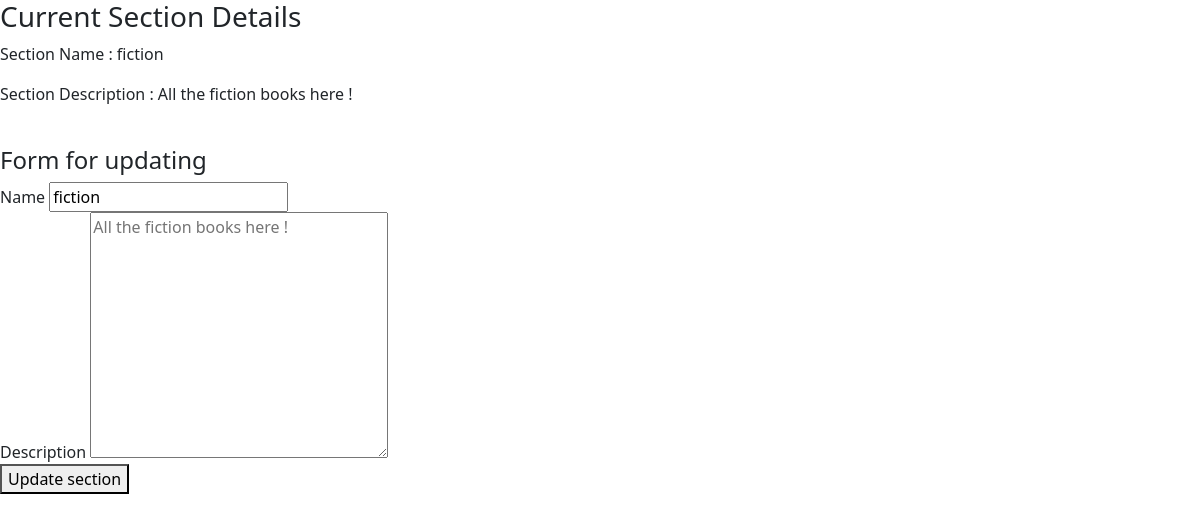
The app's page /section/update/1 (signed in) with its own data.
### library/models.py (models this page shows)
class Section(db.Model):
    __tablename__ = "SECTION"
    id = db.Column(db.Integer, primary_key=True, autoincrement=True)
    name = db.Column(db.String(40), nullable=False)
    description = db.Column(db.Text, nullable=False)
    date_created = db.Column(db.DateTime, nullable=False)
    books = db.Relationship('Book', backref="section_books", cascade="all, delete")

### library/routes.py (the view, shortened to what this page needs)
@app.route("/section/update/<id>", methods=["GET", "POST"])
def section_update(id):
    if session.get("username") is None:
        return render_template("no_login.html")
    if session.get("username") != "admin":
        return render_template("user_not_allowed.html")
    existing_section = models.Section.query.get(id)
    if existing_section is None:
        data = {
            "type": "Section"
        }
        return render_template("not_found.html", data=data)
    if request.method == "GET":
        data = {
            "section": existing_section
        }
        return render_template("section_update.html", data=data)

### library/templates/section_update.html (shortened to what this page needs)
<!DOCTYPE html>
<html lang="en">
<head>
    <link href="https://cdn.jsdelivr.net/npm/bootstrap@5.3.3/dist/css/bootstrap.min.css" rel="stylesheet"
>
</head>
<body>
<h3>Current Section Details</h3>
<p>Section Name : {{ data["section"].name }}</p>
<p>Section Description : {{ data["section"].description }}</p>
<br/>
<h4>Form for updating</h4>
<form action="/section/update/{{ data['section'].id }}" method="POST">
    <label for="updated_section_name">Name</label>
    <input
            type="text"
            id="updated_section_name"
            name="updated_section_name"
            value="{{ data['section'].name }}"
    />
    <br/>
    <label for="updated_section_description">Description</label>
    <textarea
            name="updated_section_description"
            id="updated_section_description"
            cols="30"
            rows="10"
            placeholder="{{ data['section'].description }}"
    ></textarea>
    <br/>
    <button>Update section</button>
</form>
</body>
</html>

### records on screen
Section: section.name "fiction", section.description "All the fiction books here !", updated_section_name "fiction", updated_section_description "All the fiction books here !"
